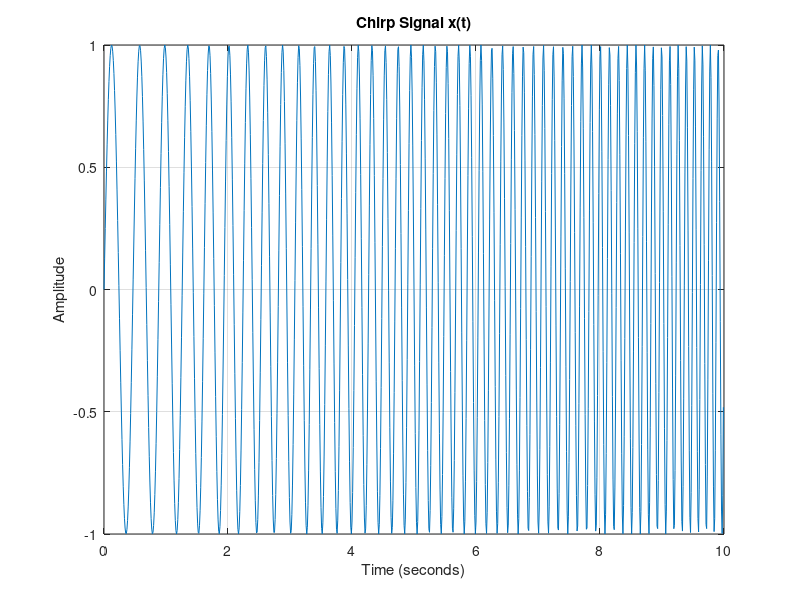
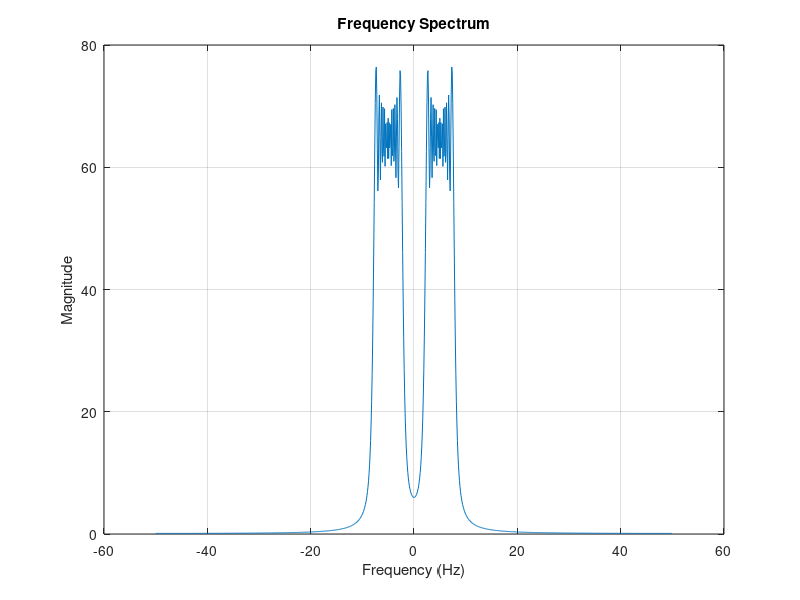

MATLAB code to generate these figures, in order: (Note: this script raises an error after producing the figures.)
%%% PROBLEM 1
alpha= mod(282,3);
Fs=100; %sample frequency
T=10; % durection
t=0:1/Fs:T-1/Fs;
in_value=2+2*alpha; %
fin_value=5+5*alpha;
slope=(fin_value-in_value)./T; %slop of F(t)
F_t=slope*t + in_value;  %F(t) function
x_t=sin(2*pi*F_t.*t); %chirp signal function
% Q1_1
figure;
 plot(t,x_t)
 xlabel('Time (seconds)');
ylabel('Amplitude');
title('Chirp Signal x(t)');
grid on;
 % hold on;
% Q1_2
N=length(x_t);
frequencies=-Fs/2:Fs/N:Fs/2-Fs/N;
X_f=fftshift(fft(x_t,N));
figure;
plot(frequencies,abs(X_f))
xlabel('Frequency (Hz)');
ylabel('Magnitude');
title('Frequency Spectrum');
grid on;

% Q1_3
% window_type='blackman';
window_lengths=[100,150,200];
for i=1:length(window_lengths)
window_length=window_lengths(i);
overlap=10;
figure;
spectrogram(x_t, blackman(window_length), overlap, Fs, 'yaxis');
end


%%%% PROBLEM 2
% Load the audio file
audio_file = 'instru3.wav';
[y, fs] = audioread(audio_file);

% Plot the spectrogram
figure;
spectrogram(y, hamming(512), 256, 512, fs, 'yaxis');
title('Spectrogram of Audio Signal');
xlabel('Time (s)');
ylabel('Frequency (Hz)');
% Plot the conventional spectrum
figure;
N = length(y);
frequencies = linspace(0, fs, N);
spectrum = abs(fft(y));
spectrum = spectrum(1:N/2+1); % Take the positive half of the spectrum
plot(frequencies(1:N/2+1), 20*log10(spectrum));
title('Conventional Spectrum of Audio Signal');
xlabel('Frequency (Hz)');
ylabel('Magnitude (dB)');

% Load the audio file

[y, fs] = audioread('Opera.wav');

% Plot the spectrogram
figure;
spectrogram(y, hamming(512), 256, 512, fs, 'yaxis');
title('Spectrogram of "opera.wav"');
xlabel('Time (s)');
ylabel('Frequency (Hz)');

%%% PROBLEM 3
fs = 4000; % Sampling rate 
duration = 5; % Duration of the recording 
% Create an audio recorder object
recObj = audiorecorder(fs, 16, 1); % 16-bit, mono
% Start recording
disp('Start speaking...');
recordblocking(recObj, duration);
disp('End of recording.');
% Store the recorded audio data
audioData = getaudiodata(recObj);
% Save the recorded audio as a .wav file
filename = 'rohit.wav';
audiowrite(filename, audioData, fs);
% Display a message indicating the file has been saved
disp(['Audio saved as ' filename]);
% Load the recorded audio with the lower sampling rate
audio_file = 'rohit.wav';
[y, fs] = audioread(audio_file);
% Plot the spectrogram
figure;
spectrogram(y, hamming(512), 256, 512, fs, 'yaxis');
title('Spectrogram of Recorded Name');
xlabel('Time (s)');
ylabel('Frequency (Hz)');
